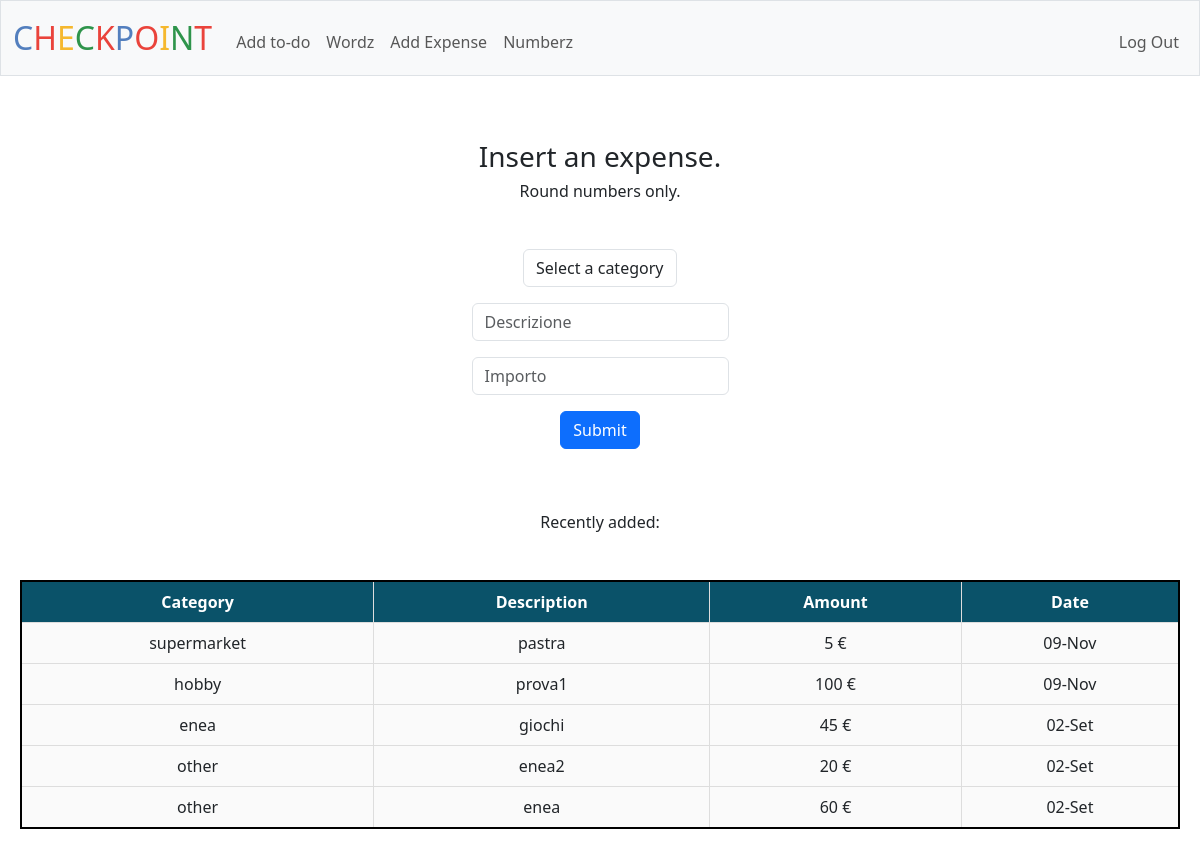
Page /expense (signed in) on the earlier database version.
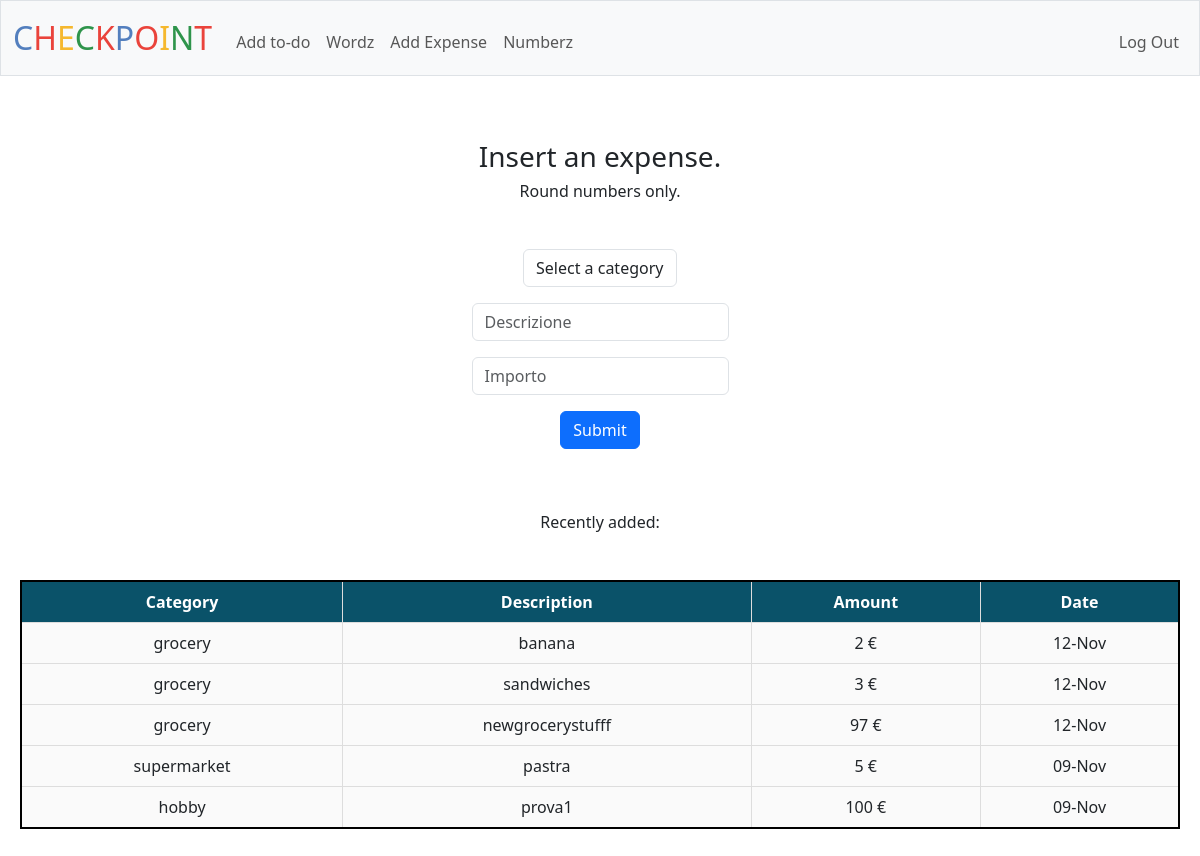
Same page on the later database version.
### tables this page shows
CREATE TABLE expenses (
id INTEGER PRIMARY KEY AUTOINCREMENT NOT NULL,
username TEXT,
category TEXT,
description TEXT,
amount INTEGER,
timedate DATETIME DEFAULT CURRENT_TIMESTAMP,
FOREIGN KEY (username) REFERENCES users(username)
);

### app.py (the view)
@app.route("/expense", methods=["GET", "POST"])
@login_required
def expense():
    if request.method == "POST":
        category=request.form.get("category")
        description=request.form.get("description")
        amount=request.form.get("amount")
        if not category or not amount or not description:
            return apology("Please fill all the checkbox.")
        amount=int(amount)
        if amount<=0:
            return apology("Please insert a number bigger than 0 :)")
        db.execute("INSERT INTO expenses (username, category, description, amount) VALUES (?,?,?,?)", session["username"], category, description, amount)
        return redirect("/expense")
    else:
        user_last_expenses=last_expenses(session["username"])
        return render_template("expense.html", user_last_expenses=user_last_expenses)

### app.py (called while the page is built)
@app.after_request
def after_request(response):
    response.headers["Cache-Control"] = "no-cache, no-store, must-revalidate"
    response.headers["Expires"] = 0
    response.headers["Pragma"] = "no-cache"
    return response

### helpers.py (called while the page is built)
def login_required(f):
    @wraps(f)
    def decorated_function(*args, **kwargs):
        if session.get("user_id") is None:
            return redirect("/login")
        return f(*args, **kwargs)
    return decorated_function

def last_expenses(username):
    return db.execute("""
        SELECT category, description, amount,
        strftime('%d', timedate) || '-' ||
        CASE strftime('%m', timedate)
            WHEN '01' THEN 'Gen' WHEN '02' THEN 'Feb'
            WHEN '03' THEN 'Mar' WHEN '04' THEN 'Apr'
            WHEN '05' THEN 'Mag' WHEN '06' THEN 'Giu'
            WHEN '07' THEN 'Lug' WHEN '08' THEN 'Ago'
            WHEN '09' THEN 'Set' WHEN '10' THEN 'Ott'
            WHEN '11' THEN 'Nov' WHEN '12' THEN 'Dic'
        END AS formatted_date
        FROM expenses
        WHERE username = ?
        ORDER BY timedate DESC
        LIMIT 5""", username)

### templates/expense.html (shortened to what this page needs)
{% extends "layout.html" %}
{% block main %}
    <div>
        <p>
            <h3> Insert an expense.</h3>
            <h6> Round numbers only.</h6><br>
        </p>
        <form action="/expense" method="post">
            <select class="form-control mx-auto w-auto mb-3" name="category">
                <option value="" disabled selected>Select a category</option>
            </select>
            <input class="form-control mx-auto w-auto mb-3" name="description" placeholder="Descrizione" type="text">
            <input class="form-control mx-auto w-auto mb-3" name="amount" placeholder="Importo" type="number">
            <button class="btn btn-primary" type="submit">Submit</button>
        </form>
    </div>
    <div>
        <p>
            <br><br><h6>Recently added:</h6>
        </p>
        <div style="overflow-x: auto;">
            <table>
                <tr>
                    <th>Category</th>
                    <th>Description</th>
                    <th>Amount</th>
                    <th>Date</th>
                </tr>
                {% for row in user_last_expenses %}
                <tr>
                    <td>{{ row.category }}</td>
                    <td>{{ row.description }}</td>
                    <td>{{ row.amount }} €</td>
                    <td>{{ row.formatted_date }}</td>
                </tr>
                {% endfor %}
            </table>
        </div>
    </div>
{% endblock %}

Differences in the rows shown:
no longer on this page (row unchanged): expenses: category "enea", description "giochi", amount "45", formatted_date "02-Set"
no longer on this page (row unchanged): expenses: category "other", description "enea2", amount "20", formatted_date "02-Set"
no longer on this page (row unchanged): expenses: category "other", description "enea", amount "60", formatted_date "02-Set"
added expenses: category "grocery", description "banana", amount "2", formatted_date "12-Nov"
added expenses: category "grocery", description "sandwiches", amount "3", formatted_date "12-Nov"
added expenses: category "grocery", description "newgrocerystufff", amount "97", formatted_date "12-Nov"
